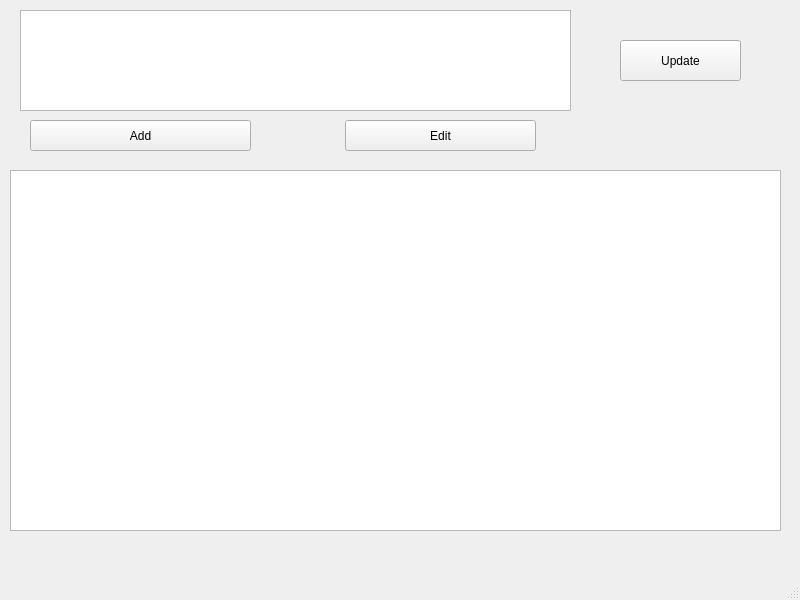
<?xml version="1.0" encoding="UTF-8"?>
<ui version="4.0">
 <class>MainWindow</class>
 <widget class="QMainWindow" name="MainWindow">
  <property name="geometry">
   <rect>
    <x>0</x>
    <y>0</y>
    <width>800</width>
    <height>600</height>
   </rect>
  </property>
  <property name="windowTitle">
   <string>MainWindow</string>
  </property>
  <widget class="QWidget" name="centralwidget">
   <widget class="QPushButton" name="pushButton">
    <property name="geometry">
     <rect>
      <x>620</x>
      <y>40</y>
      <width>121</width>
      <height>41</height>
     </rect>
    </property>
    <property name="text">
     <string>Update</string>
    </property>
   </widget>
   <widget class="QTextEdit" name="textEdit">
    <property name="geometry">
     <rect>
      <x>20</x>
      <y>10</y>
      <width>551</width>
      <height>101</height>
     </rect>
    </property>
   </widget>
   <widget class="QTableWidget" name="tableWidget">
    <property name="geometry">
     <rect>
      <x>10</x>
      <y>170</y>
      <width>771</width>
      <height>361</height>
     </rect>
    </property>
   </widget>
   <widget class="QPushButton" name="pushButton_add">
    <property name="geometry">
     <rect>
      <x>30</x>
      <y>120</y>
      <width>221</width>
      <height>31</height>
     </rect>
    </property>
    <property name="text">
     <string>Add</string>
    </property>
   </widget>
   <widget class="QPushButton" name="pushButton_edit">
    <property name="geometry">
     <rect>
      <x>345</x>
      <y>120</y>
      <width>191</width>
      <height>31</height>
     </rect>
    </property>
    <property name="text">
     <string>Edit</string>
    </property>
   </widget>
  </widget>
  <widget class="QMenuBar" name="menubar">
   <property name="geometry">
    <rect>
     <x>0</x>
     <y>0</y>
     <width>800</width>
     <height>26</height>
    </rect>
   </property>
  </widget>
  <widget class="QStatusBar" name="statusbar"/>
 </widget>
 <resources/>
 <connections/>
</ui>
